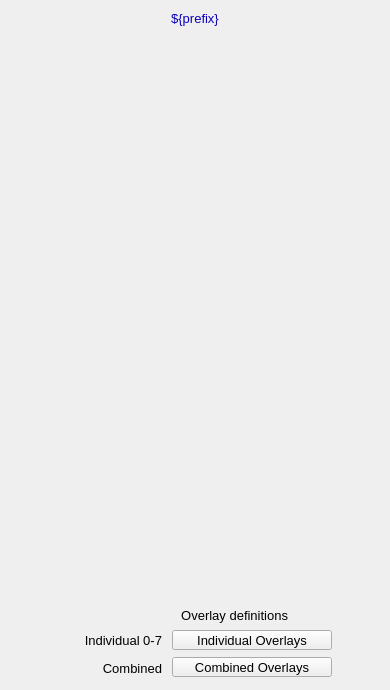
<?xml version="1.0" ?>
<ui version="4.0">
  <class>Dialog</class>
  <widget class="QWidget" name="screen">
    <property name="geometry">
      <rect>
        <x>353</x>
        <y>59</y>
        <width>390</width>
        <height>690</height>
      </rect>
    </property>
    <property name="styleSheet">
      <string notr="true">QWidget#screen {
  color: rgb(0, 0, 0);
  background-color: rgb(187, 187, 187);
  }</string>
    </property>
    <property name="windowTitle">
      <string>NDOverlay</string>
    </property>
    <widget class="PyDMDrawingRectangle" name="rectangle">
      <property name="geometry">
        <rect>
          <x>0</x>
          <y>5</y>
          <width>390</width>
          <height>25</height>
        </rect>
      </property>
      <property name="brush" stdset="0">
        <brush brushstyle="SolidPattern">
          <color alpha="255">
            <red>218</red>
            <green>218</green>
            <blue>218</blue>
          </color>
        </brush>
      </property>
      <property name="penStyle" stdset="0">
        <enum>Qt::SolidLine</enum>
      </property>
      <property name="penColor" stdset="0">
        <color>
          <red>218</red>
          <green>218</green>
          <blue>218</blue>
        </color>
      </property>
      <property name="penWidth" stdset="0">
        <double>0</double>
      </property>
      <property name="penCapStyle" stdset="0">
        <enum>Qt::FlatCap</enum>
      </property>
      <property name="toolTip">
        <string>rectangle</string>
      </property>
    </widget>
    <widget class="QLabel" name="text">
      <property name="geometry">
        <rect>
          <x>0</x>
          <y>6</y>
          <width>390</width>
          <height>25</height>
        </rect>
      </property>
      <property name="text">
        <string>${prefix}</string>
      </property>
      <property name="font" stdset="0">
        <font>
          <pointsize>10</pointsize>
        </font>
      </property>
      <property name="brush" stdset="0">
        <brush brushstyle="SolidPattern">
          <color alpha="255">
            <red>10</red>
            <green>0</green>
            <blue>184</blue>
          </color>
        </brush>
      </property>
      <property name="toolTip">
        <string>text</string>
      </property>
      <property name="alignment">
        <set>Qt::AlignCenter</set>
      </property>
      <property name="styleSheet">
        <string notr="true">QLabel#text {
  color: rgb(10, 0, 184);
  }</string>
      </property>
    </widget>
    <widget class="PyDMEmbeddedDisplay" name="composite">
      <property name="geometry">
        <rect>
          <x>5</x>
          <y>40</y>
          <width>380</width>
          <height>555</height>
        </rect>
      </property>
      <property name="toolTip">
        <string>composite</string>
      </property>
      <property name="filename" stdset="0">
        <string>PluginBase_V39.ui</string>
      </property>
    </widget>
    <widget class="PyDMDrawingRectangle" name="rectangle_1">
      <property name="geometry">
        <rect>
          <x>5</x>
          <y>600</y>
          <width>380</width>
          <height>85</height>
        </rect>
      </property>
      <property name="brush" stdset="0">
        <brush brushstyle="NoBrush">
          <color alpha="255">
            <red>0</red>
            <green>0</green>
            <blue>0</blue>
          </color>
        </brush>
      </property>
      <property name="penStyle" stdset="0">
        <enum>Qt::SolidLine</enum>
      </property>
      <property name="penColor" stdset="0">
        <color>
          <red>0</red>
          <green>0</green>
          <blue>0</blue>
        </color>
      </property>
      <property name="penWidth" stdset="0">
        <double>1</double>
      </property>
      <property name="penCapStyle" stdset="0">
        <enum>Qt::FlatCap</enum>
      </property>
      <property name="toolTip">
        <string>rectangle_1</string>
      </property>
    </widget>
    <widget class="PyDMRelatedDisplayButton" name="related_display">
      <property name="geometry">
        <rect>
          <x>172</x>
          <y>630</y>
          <width>160</width>
          <height>20</height>
        </rect>
      </property>
      <property name="toolTip">
        <string>Individual Overlays</string>
      </property>
      <property name="text">
        <string>Individual Overlays</string>
      </property>
      <property name="showIcon" stdset="0">
        <bool>true</bool>
      </property>
      <property name="font" stdset="0">
        <font>
          <pointsize>10</pointsize>
        </font>
      </property>
      <property name="styleSheet">
        <string notr="true">PyDMRelatedDisplayButton#related_display {
  color: rgb(0, 0, 0);
  background-color: rgb(115, 223, 255);
  }</string>
      </property>
      <property name="titles" stdset="0">
        <stringlist>
          <string>Overlay 1</string>
          <string>Overlay 2</string>
          <string>Overlay 3</string>
          <string>Overlay 4</string>
          <string>Overlay 5</string>
          <string>Overlay 6</string>
          <string>Overlay 7</string>
          <string>Overlay 8</string>
        </stringlist>
      </property>
      <property name="filenames" stdset="0">
        <stringlist>
          <string>OverlayN_V39.ui</string>
          <string>OverlayN_V39.ui</string>
          <string>OverlayN_V39.ui</string>
          <string>OverlayN_V39.ui</string>
          <string>OverlayN_V39.ui</string>
          <string>OverlayN_V39.ui</string>
          <string>OverlayN_V39.ui</string>
          <string>OverlayN_V39.ui</string>
        </stringlist>
      </property>
      <property name="macros" stdset="0">
        <stringlist>
          <string>P=${P}, R=${R}1:</string>
          <string>P=${P}, R=${R}2:</string>
          <string>P=${P}, R=${R}3:</string>
          <string>P=${P}, R=${R}4:</string>
          <string>P=${P}, R=${R}5:</string>
          <string>P=${P}, R=${R}6:</string>
          <string>P=${P}, R=${R}7:</string>
          <string>P=${P}, R=${R}8:</string>
        </stringlist>
      </property>
      <property name="openInNewWindow" stdset="0">
        <bool>true</bool>
      </property>
    </widget>
    <widget class="QLabel" name="text_1">
      <property name="geometry">
        <rect>
          <x>22</x>
          <y>630</y>
          <width>140</width>
          <height>20</height>
        </rect>
      </property>
      <property name="text">
        <string>Individual 0-7</string>
      </property>
      <property name="font" stdset="0">
        <font>
          <pointsize>10</pointsize>
        </font>
      </property>
      <property name="brush" stdset="0">
        <brush brushstyle="SolidPattern">
          <color alpha="255">
            <red>0</red>
            <green>0</green>
            <blue>0</blue>
          </color>
        </brush>
      </property>
      <property name="toolTip">
        <string>text_1</string>
      </property>
      <property name="alignment">
        <set>Qt::AlignRight|Qt::AlignTrailing|Qt::AlignVCenter</set>
      </property>
      <property name="styleSheet">
        <string notr="true">QLabel#text_1 {
  color: rgb(0, 0, 0);
  }</string>
      </property>
    </widget>
    <widget class="PyDMRelatedDisplayButton" name="related_display_1">
      <property name="geometry">
        <rect>
          <x>172</x>
          <y>657</y>
          <width>160</width>
          <height>20</height>
        </rect>
      </property>
      <property name="toolTip">
        <string>Combined Overlays</string>
      </property>
      <property name="text">
        <string>Combined Overlays</string>
      </property>
      <property name="showIcon" stdset="0">
        <bool>true</bool>
      </property>
      <property name="font" stdset="0">
        <font>
          <pointsize>10</pointsize>
        </font>
      </property>
      <property name="styleSheet">
        <string notr="true">PyDMRelatedDisplayButton#related_display_1 {
  color: rgb(0, 0, 0);
  background-color: rgb(115, 223, 255);
  }</string>
      </property>
      <property name="titles" stdset="0">
        <stringlist>
          <string>Overlays 1-8</string>
          <string>Overlays 9-16</string>
        </stringlist>
      </property>
      <property name="filenames" stdset="0">
        <stringlist>
          <string>Overlay8_V39.ui</string>
          <string>Overlay8_V39.ui</string>
        </stringlist>
      </property>
      <property name="macros" stdset="0">
        <stringlist>
          <string>P=${P},R=${R},O1=${R}1:,O2=${R}2:,O3=${R}3:,O4=${R}4:,O5=${R}5:,O6=${R}6:,O7=${R}7:,O8=${R}8:</string>
          <string>P=${P},R=${R},O1=${R}9:,O2=${R}10:,O3=${R}11:,O4=${R}12:,O5=${R}13:,O6=${R}14:,O7=${R}15:,O8=${R}16:</string>
        </stringlist>
      </property>
      <property name="openInNewWindow" stdset="0">
        <bool>true</bool>
      </property>
    </widget>
    <widget class="QLabel" name="text_2">
      <property name="geometry">
        <rect>
          <x>138</x>
          <y>605</y>
          <width>150</width>
          <height>20</height>
        </rect>
      </property>
      <property name="text">
        <string>Overlay definitions</string>
      </property>
      <property name="font" stdset="0">
        <font>
          <pointsize>10</pointsize>
        </font>
      </property>
      <property name="brush" stdset="0">
        <brush brushstyle="SolidPattern">
          <color alpha="255">
            <red>0</red>
            <green>0</green>
            <blue>0</blue>
          </color>
        </brush>
      </property>
      <property name="toolTip">
        <string>text_2</string>
      </property>
      <property name="alignment">
        <set>Qt::AlignRight|Qt::AlignTrailing|Qt::AlignVCenter</set>
      </property>
      <property name="styleSheet">
        <string notr="true">QLabel#text_2 {
  color: rgb(0, 0, 0);
  }</string>
      </property>
    </widget>
    <widget class="QLabel" name="text_3">
      <property name="geometry">
        <rect>
          <x>82</x>
          <y>658</y>
          <width>80</width>
          <height>20</height>
        </rect>
      </property>
      <property name="text">
        <string>Combined</string>
      </property>
      <property name="font" stdset="0">
        <font>
          <pointsize>10</pointsize>
        </font>
      </property>
      <property name="brush" stdset="0">
        <brush brushstyle="SolidPattern">
          <color alpha="255">
            <red>0</red>
            <green>0</green>
            <blue>0</blue>
          </color>
        </brush>
      </property>
      <property name="toolTip">
        <string>text_3</string>
      </property>
      <property name="alignment">
        <set>Qt::AlignRight|Qt::AlignTrailing|Qt::AlignVCenter</set>
      </property>
      <property name="styleSheet">
        <string notr="true">QLabel#text_3 {
  color: rgb(0, 0, 0);
  }</string>
      </property>
    </widget>
  </widget>
  <customwidgets>
    <customwidget>
      <class>PyDMDrawingRectangle</class>
      <extends>QWidget</extends>
      <header>pydm.widgets.drawing</header>
    </customwidget>
    <customwidget>
      <class>PyDMLabel</class>
      <extends>QLabel</extends>
      <header>pydm.widgets.label</header>
    </customwidget>
    <customwidget>
      <class>PyDMEmbeddedDisplay</class>
      <extends>QFrame</extends>
      <header>pydm.widgets.embedded_display</header>
    </customwidget>
    <customwidget>
      <class>PyDMRelatedDisplayButton</class>
      <extends>QPushButton</extends>
      <header>pydm.widgets.related_display_button</header>
    </customwidget>
  </customwidgets>
</ui>
